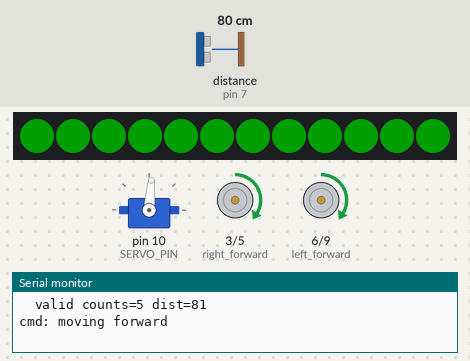
Recording of a sketch running on a simulated Arduino Uno, built with avr-gcc and run on an emulated ATmega328P. Shown: 12 RGB LEDs in strip order, left to right, servo, motor-driver pin pairs drawn as motors (green arrow = first pin HIGH = forward, orange = second pin HIGH = backward, longer = more drive), the last lines printed to the serial monitor. The test bench sets the inputs (shaded band); at power-on: distance to the obstacle (sensor on pin 7) 80 cm. The echo pulse lasts 58.3 µs per cm; dim RGB values are drawn brighter than linear.

Above: at 2.5 s.
2.6 s: distance to the obstacle (sensor on pin 7) set to 2 cm
At 5.4 s:
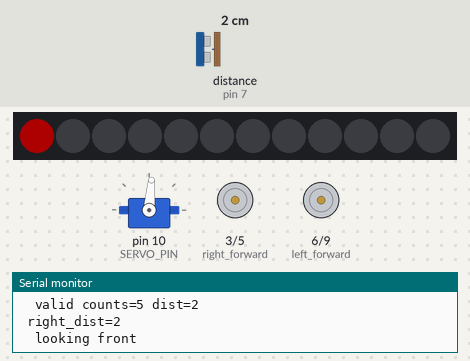
5.6 s: distance to the obstacle (sensor on pin 7) set to 4 cm
At 8.49 s:
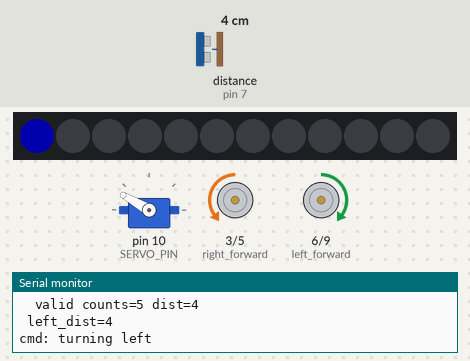
8.6 s: distance to the obstacle (sensor on pin 7) set to 35 cm
At 9.15 s:
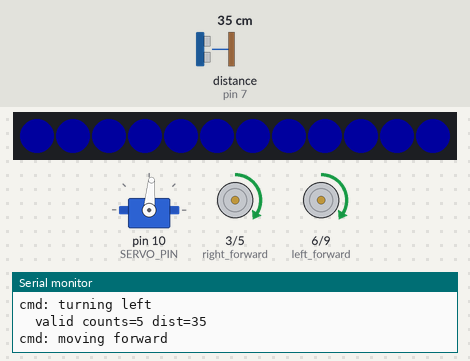
Timing chart, 0 to 11.6 s (numbered marks = the images above; inputs shaded):
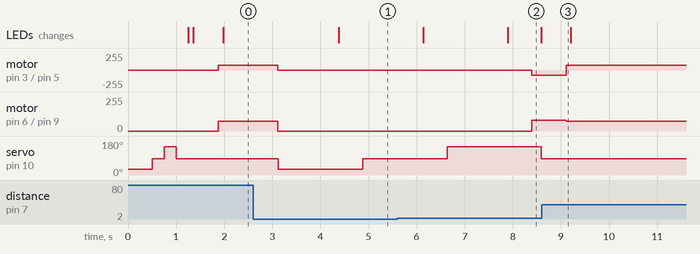

The sketch:

robot_servo_ping_led.ino
```cpp
#include <Servo.h>
#include <Adafruit_NeoPixel.h>
#include <NewPing.h>
#include <AFMotor.h>

// ping sensor
#define TRIGGER_PIN  8  // Arduino pin tied to trigger pin on the ultrasonic sensor.
#define ECHO_PIN     7  // Arduino pin tied to echo pin on the ultrasonic sensor.
#define MAX_DISTANCE 100 // Maximum distance we want to ping for (in centimeters). Maximum sensor distance is rated at 400-500cm.
#define SERVO_PIN 10

const int ledPin = 12; // the pin that the LED strip is on
#define NUMBER_PIXELS 12

NewPing sonar(TRIGGER_PIN, ECHO_PIN, MAX_DISTANCE); // NewPing setup of pins and maximum distance.
Servo myservo;  // create servo object to control a servo
#define LOOK_RIGHT 30
#define LOOK_FRONT 85
#define LOOK_LEFT 150
int servoInitPos = 90; // The initial position of the server - should be streight forward
// This LED strip is used for distance feedback
// The closer we get to an object in front of us, the further up the blue pixel is on

Adafruit_NeoPixel strip = Adafruit_NeoPixel(NUMBER_PIXELS, ledPin, NEO_GRB + NEO_KHZ800);


// adjust these till the robot goes streight to compensate for motor differences
// 100 is OK for a 9v systems
int power_forward_right = 75;
int power_forward_left = 75;
int power_turn_level = 80; // power level when turning

int test_delay = 100; // how long to wait for each initial test
int servo_90_delay = 250; // how long to wait for the server to turn 90 degrees
// motor pins.  Note that only pins 2,5,6, 9 and 10 can be used for pwm
int right_forward = 3;
int right_reverse = 5;
int left_forward = 6;
int left_reverse = 9;

// try this time to make a right turn just above 90 degrees
int delay_time_ninty_turn = 200;
// if we are under this distance then look around and decide where to turn
int cm_for_turn = 18;

int front_dist = 0;
int left_dist = 0;
int right_dist = 0;
int delay_time_forward = 100;
int look_delay = 1000;
int debug = 0;

void setup() {
  Serial.begin(9600);
  strip.begin();
  myservo.attach(SERVO_PIN);  // attaches the servo on pin 11 to the servo object
  // motor pins are all output
  pinMode(right_forward, OUTPUT);
  pinMode(right_reverse, OUTPUT);
  pinMode(left_forward, OUTPUT);
  pinMode(left_reverse, OUTPUT);


  if (debug==1) {
    // LED strip test
    strip.setPixelColor(0, 100, 0, 0);
    strip.show();
    delay(test_delay);
    strip.setPixelColor(1, 0, 100, 0);
    strip.show();
    delay(test_delay);
    strip.setPixelColor(2, 0, 0, 100);
    strip.show();
    delay(test_delay);
    // make the last pixel white
    strip.setPixelColor(NUMBER_PIXELS - 1, 100, 100, 100);
    strip.show();
    delay(test_delay);
    // turn all pixels off
    erase_strip();
  }

  if (debug==1) {
    // Motor Test - check the the motors are hooked up right
    // verfity the order: right forward, right reverse, left forware, left reverse
    analogWrite(right_forward, 100);
    delay(test_delay);
    analogWrite(right_forward, 0);
    analogWrite(right_reverse, 100);
    delay(test_delay);
    analogWrite(right_reverse, 0);
    analogWrite(left_forward, 100);
    delay(test_delay);
    analogWrite(left_forward, 0);
    analogWrite(left_reverse, 100);
    delay(test_delay);
    analogWrite(left_reverse, 0);
  };


  // test the range of the servo
  myservo.write(LOOK_RIGHT); // right
  delay(servo_90_delay*2); // a little extra time for the first turn
  myservo.write(LOOK_FRONT); // streight
  delay(servo_90_delay);
  myservo.write(LOOK_LEFT); // left
  delay(servo_90_delay);
  // now turn back forward
  myservo.write(LOOK_FRONT);
  delay(servo_90_delay);

  // green means go!
  for (int i=0; i< NUMBER_PIXELS; i++)
    strip.setPixelColor(i, 0, 100, 0);
  strip.show();
  delay(test_delay);
  for (int i=0; i < NUMBER_PIXELS; i++)
    strip.setPixelColor(i, 0, 0, 0);
  strip.show();
}

void loop() {

  // get the distance from the ping sensor in CM
  myservo.write(LOOK_FRONT);
  delay(servo_90_delay);
  front_dist = ping_avg(5);

  // no reading? - forward into the purple haze
  if (front_dist == 0) {
    for (int i=0; i < NUMBER_PIXELS; i++)
        strip.setPixelColor(i, 30, 0, 30);
      strip.show();
  };

  // check if there is something in front of us
  if (front_dist != 0 && front_dist < cm_for_turn) {
      stop();

      Serial.println("checking for obstacles");
      // look right
      Serial.println("  looking right");
      myservo.write(LOOK_RIGHT);
      delay(look_delay);
      right_dist = ping_avg(5);
      draw_scan(right_dist, 1);
      Serial.print(" right_dist=");
      Serial.println(right_dist);
      delay(500);

      // look front
      Serial.println("  looking front");
      myservo.write(LOOK_FRONT);
      delay(look_delay);
      front_dist = ping_avg(5);
      draw_scan(front_dist, 2);
      Serial.print(" front_dist=");
      Serial.println(front_dist);
      delay(500);

      // look left
      Serial.println("  looking left");
      myservo.write(LOOK_LEFT);
      delay(look_delay);
      left_dist = ping_avg(5);
      draw_scan(left_dist, 3);
      Serial.print(" left_dist=");
      Serial.println(left_dist);;
      delay(500);

      // this is the main turning logic
      if (front_dist < cm_for_turn && left_dist > right_dist) {
         turn_left();
         left_pattern();
      }
      else if (front_dist < cm_for_turn && left_dist < right_dist) {
        turn_right();
        right_pattern();
      }

    } else {
       move_forward();
       forward_pattern();
    }

}

void turn_right() {
  Serial.println("cmd: turning right");
  analogWrite(right_forward, LOW);
  analogWrite(right_reverse, power_turn_level);
  analogWrite(left_forward, power_turn_level);
  analogWrite(left_reverse, LOW);
  delay(delay_time_ninty_turn);
}

void turn_left() {
  Serial.println("cmd: turning left");
  analogWrite(right_forward, LOW);
  analogWrite(right_reverse, power_turn_level);
  analogWrite(left_forward, power_turn_level);
  analogWrite(left_reverse, LOW);
  delay(delay_time_ninty_turn);
}

void stop() {
  Serial.println("cmd: stop");
  analogWrite(right_forward, LOW);
  analogWrite(right_reverse, LOW);
  analogWrite(left_forward, LOW);
  analogWrite(left_reverse, LOW);
}

void move_forward() {
  Serial.println("cmd: moving forward");
  analogWrite(right_forward, power_forward_right);
  analogWrite(right_reverse, LOW);
  analogWrite(left_forward, power_forward_left);
  analogWrite(left_reverse, LOW);
  delay(delay_time_forward);
}

// get the average of non-zero measurements
int ping_avg(int measurement_count) {
  int total=0;
  int dist=0;
  int valid_count=0;
  for(int i=1; i <= measurement_count; i++) {
     dist = sonar.ping_cm();
     if (dist > 0) {
        total += dist;
        valid_count++;
     }
     delay(50);
  }
  Serial.print("  valid counts=");
  Serial.print(valid_count);
  Serial.print(" dist=");
  Serial.println(total/valid_count);

  return (int) total/valid_count;
}

// draw the results of the ping scan to the LED strip
// Right is red, green is front, blue is left
void draw_scan(int dist, int color_code) {
int index;
index = map(dist, 0, MAX_DISTANCE, 0, NUMBER_PIXELS);

    // erase the old strip
     for (int i=0; i < NUMBER_PIXELS; i++)
        strip.setPixelColor(i, 0, 0, 0);
    // on red, green or blue at index
    if (color_code == 1)
      strip.setPixelColor(index, 50, 0, 0);
    else if (color_code == 2)
      strip.setPixelColor(index, 0, 50, 0);
    else
       strip.setPixelColor(index, 0, 0, 50);
     strip.show();
};

// turn all pixels green if we are moving forward
void forward_pattern() {
  for (int i=0; i < NUMBER_PIXELS; i++)
    strip.setPixelColor(i, 0, 30, 0);
  strip.show();
};

// turning right is a solid red
void right_pattern() {
  for (int i=0; i < NUMBER_PIXELS; i++)
    strip.setPixelColor(i, 30, 0, 0);
  strip.show();
};

// turning left is a solid blue
void left_pattern() {
  for (int i=0; i < NUMBER_PIXELS; i++)
    strip.setPixelColor(i, 0, 0, 30);
  strip.show();
};

void erase_strip() {
  for (int i=0; i < NUMBER_PIXELS; i++)
    strip.setPixelColor(i, 0, 0, 0);
  strip.show();
};
```

Measured:
- after the input at 2.6 s, motor on pin 3 (right_forward) / pin 5 (right_reverse), motor on pin 6 (left_forward) / pin 9 (left_reverse): forward 75/255 → stopped after 0.51 s; servo on pin 10 (SERVO_PIN): 85° → 30° after 0.52 s, → 85° 1.8 s later; the LEDs: change after 1.8 s (image 1)
- after the input at 5.6 s, motor on pin 3 (right_forward) / pin 5 (right_reverse): stopped → backward 80/255 after 2.8 s; motor on pin 6 (left_forward) / pin 9 (left_reverse): stopped → forward 80/255 after 2.8 s
- after the input at 8.6 s, motor on pin 3 (right_forward) / pin 5 (right_reverse): backward 80/255 → forward 75/255 after 0.51 s; motor on pin 6 (left_forward) / pin 9 (left_reverse): forward 80/255 → forward 75/255 after 0.51 s; servo on pin 10 (SERVO_PIN): stops changing and stays 85°
- what the display in image 2 shows lasts 0.7 s, from 7.9 s to 8.6 s
